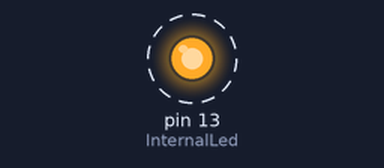
A sketch run on a simulated Arduino Uno, built with avr-gcc and run on an emulated ATmega328P. Parts: output pins drawn as LEDs (lit = HIGH). Dashed ring = blinking.

Above: at 0.5 s.
Timing chart, 0 to 4.6 s (numbered marks = the images above):
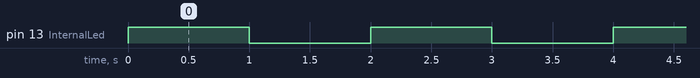

The sketch:

01_InternalBlink.ino
```cpp
/*
 * Author: Iwan
 * Project: 01 Internal Blink
 * Learning Objective: To understand the basic structure of a sketch (setup and loop)
 * and verify the communication between the computer and the Arduino board.
 */

/*
 * Connections:
 * Internal Led: Pin 13 (Built-in)
 * No external wiring required for this project.
 */

#define InternalLed 13 // Definition of the built-in LED pin using Upper CamelCase

void setup() {
  // Initialize the digital pin 13 as an output
  pinMode(InternalLed, OUTPUT);
}

void loop() {
  // Set the logic level to HIGH to turn the LED on
  digitalWrite(InternalLed, HIGH);
  delay(1000); // Wait for one second (1000 milliseconds)

  // Set the logic level to LOW to turn the LED off
  digitalWrite(InternalLed, LOW);
  delay(1000); // Wait for one second
}
```

Measured:
- by itself, pin 13 (InternalLed): alternates HIGH for 1.0 s and LOW for 1.0 s
